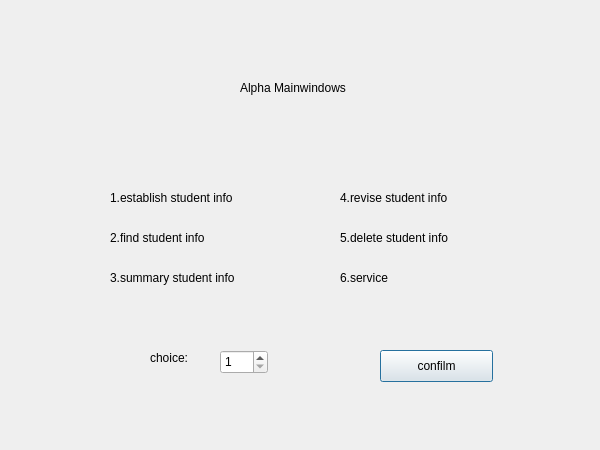
<?xml version="1.0" encoding="UTF-8"?>
<ui version="4.0">
 <class>Alphamainwindows</class>
 <widget class="QDialog" name="Alphamainwindows">
  <property name="geometry">
   <rect>
    <x>0</x>
    <y>0</y>
    <width>600</width>
    <height>450</height>
   </rect>
  </property>
  <property name="windowTitle">
   <string>Dialog</string>
  </property>
  <widget class="QLabel" name="label">
   <property name="geometry">
    <rect>
     <x>110</x>
     <y>190</y>
     <width>181</width>
     <height>16</height>
    </rect>
   </property>
   <property name="text">
    <string>1.establish student info</string>
   </property>
  </widget>
  <widget class="QLabel" name="label_2">
   <property name="geometry">
    <rect>
     <x>110</x>
     <y>230</y>
     <width>141</width>
     <height>16</height>
    </rect>
   </property>
   <property name="text">
    <string>2.find student info</string>
   </property>
  </widget>
  <widget class="QLabel" name="label_3">
   <property name="geometry">
    <rect>
     <x>110</x>
     <y>270</y>
     <width>151</width>
     <height>16</height>
    </rect>
   </property>
   <property name="text">
    <string>3.summary student info</string>
   </property>
  </widget>
  <widget class="QLabel" name="label_4">
   <property name="geometry">
    <rect>
     <x>340</x>
     <y>190</y>
     <width>151</width>
     <height>16</height>
    </rect>
   </property>
   <property name="text">
    <string>4.revise student info</string>
   </property>
  </widget>
  <widget class="QLabel" name="label_5">
   <property name="geometry">
    <rect>
     <x>340</x>
     <y>230</y>
     <width>151</width>
     <height>16</height>
    </rect>
   </property>
   <property name="text">
    <string>5.delete student info</string>
   </property>
  </widget>
  <widget class="QLabel" name="label_6">
   <property name="geometry">
    <rect>
     <x>340</x>
     <y>270</y>
     <width>101</width>
     <height>16</height>
    </rect>
   </property>
   <property name="text">
    <string>6.service</string>
   </property>
  </widget>
  <widget class="QPushButton" name="pushButton">
   <property name="geometry">
    <rect>
     <x>380</x>
     <y>350</y>
     <width>113</width>
     <height>32</height>
    </rect>
   </property>
   <property name="text">
    <string>confilm</string>
   </property>
  </widget>
  <widget class="QLabel" name="label_7">
   <property name="geometry">
    <rect>
     <x>150</x>
     <y>350</y>
     <width>61</width>
     <height>16</height>
    </rect>
   </property>
   <property name="text">
    <string>choice:</string>
   </property>
  </widget>
  <widget class="QSpinBox" name="spinBox">
   <property name="geometry">
    <rect>
     <x>220</x>
     <y>350</y>
     <width>48</width>
     <height>24</height>
    </rect>
   </property>
   <property name="minimum">
    <number>1</number>
   </property>
   <property name="maximum">
    <number>6</number>
   </property>
  </widget>
  <widget class="QLabel" name="label_8">
   <property name="geometry">
    <rect>
     <x>240</x>
     <y>80</y>
     <width>161</width>
     <height>16</height>
    </rect>
   </property>
   <property name="text">
    <string>Alpha Mainwindows</string>
   </property>
  </widget>
 </widget>
 <resources/>
 <connections/>
</ui>
